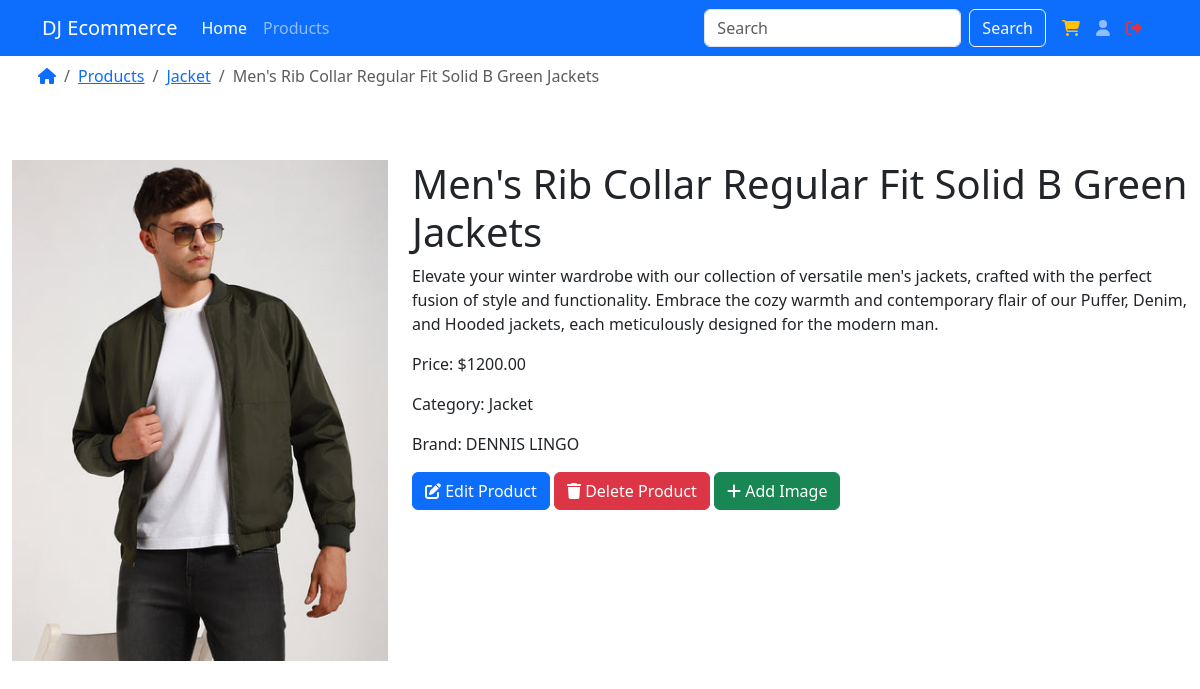
Screenshot of /product/mens-rib-collar-regular-fit-solid-b-green-jackets/ (signed in) with the database file from the repository.
### products/models.py (models this page shows)
class Product(models.Model):
    title = models.CharField(max_length = 244)
    brand = models.CharField(max_length = 255, default="N/A")
    category = models.ForeignKey(Category, on_delete = models.DO_NOTHING)
    price = models.DecimalField(max_digits=10, decimal_places=2)
    seller = models.ForeignKey(User, on_delete=models.CASCADE)
    description = models.TextField()
    image= models.ImageField(upload_to='product/')
    slug = models.SlugField(max_length= 255, unique= True)
    created_at = models.DateTimeField(auto_now_add = True)
    updated_at = models.DateTimeField(auto_now = True)

class Category(models.Model):
    name = models.CharField(max_length=255)
    logo = models.ImageField(upload_to='category/')
    slug = models.SlugField(max_length=255, unique = True)
    def __str__(self):
        return self.name

### products/views.py (the view)
# urls.py: path('product/<slug:slug>/', product_detail, name='product_detail'),
def product_detail(request,slug):
    product = get_object_or_404(Product, slug=slug)
    return render(
        request, 'products/detail.html',
        context={'product': product}
    )

### templates/products/detail.html (shortened to what this page needs)
{% extends 'layout/base.html' %}
{% load static %}
{% load crispy_forms_tags %}
{% block content %}
<div class="container p-2 text-center">
    <div class="row">
        <div class="col-md-12">
            <nav class="breadcrumb">
                <a class="breadcrumb-item" href="{% url 'index' %}">
                    <i class="fas fa-home"></i>
                </a>
                <a class="breadcrumb-item" href="{% url 'product_list' %}">
                    Products
                </a>
                <a class="breadcrumb-item" href="{% url 'product_list_by_category' product.category.slug %}">
                    {{ product.category }}
                </a>
                <span class="breadcrumb-item active" aria-current="page">
                    {{ product.title }}
                </span>
            </nav>
        </div>
    </div>
</div>
<div class="container-fluid py-5">
    <div class="row">
        <div class="col-md-4">
            <img src="{{ product.image.url }}" class="img-fluid" alt="{{ product.name }}">
        </div>
        <div class="col-md-8">
            <h1>{{ product.title }}</h1>
            <p>{{ product.description }}</p>
            <p>Price: ${{ product.price }}</p>
            <p>Category: {{ product.category }}</p>
            <p>Brand: {{ product.brand }}</p>
            {% if user.is_authenticated and user.groups.all.0.name == 'seller' %}
            <a href="{% url 'product_edit' product.slug %}" class="btn btn-primary">
                <i class="fas fa-edit"></i> Edit Product
            </a>
            <a href="{% url 'product_delete' product.slug %}" class="btn btn-danger">
                <i class="fas fa-trash"></i> Delete Product
            </a>
            <a href="" class="btn btn-success">
                <i class="fas fa-plus"></i> Add Image
            </a>
            {% endif %}
        </div>
    </div>
</div>
{% endblock content %}

### rows the page displays
Product: category "Jacket", title "Men's Rib Collar Regular Fit Solid B Green Jackets", image (picture), description "Elevate your winter wardrobe with our collection of versatile men's jackets, crafted with the perfect fusion of style and functionality. Embrace the cozy warmth and contemporary flair of our Puffer, Denim, and Hooded jackets, each meticulously designed for the modern man.", price "1200.00", brand "DENNIS LINGO"
